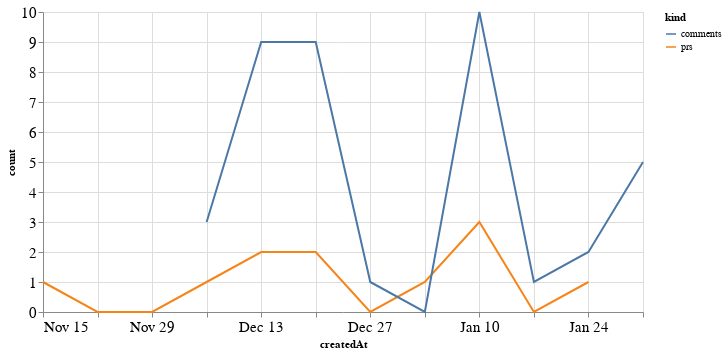

The code cell stored with this chart in its notebook:
### Code cell
alt.Chart(total_time, width=600).mark_line().encode(
    x='createdAt',
    y='count',
    color='kind'
)

### Figure 1 — Vega-Lite specification as saved in the notebook (floating-point values rounded to 4 significant figures)
{"config": {"axisLeft": {"labelFontSize": 15}, "axisBottom": {"labelFontSize": 15}}, "data": {"name": "data-ca6048bf889e855ffa318d34fbb0c5c9"}, "mark": "line", "encoding": {"color": {"type": "nominal", "field": "kind"}, "x": {"type": "temporal", "field": "createdAt"}, "y": {"type": "quantitative", "field": "count"}}, "width": 600, "$schema": "https://vega.github.io/schema/vega-lite/v4.8.1.json", "datasets": {"data-ca6048bf889e855ffa318d34fbb0c5c9": [{"createdAt": "2020-11-15T00:00:00", "kind": "prs", "count": 1.0}, {"createdAt": "2020-11-22T00:00:00", "kind": "prs", "count": 0.0}, {"createdAt": "2020-11-29T00:00:00", "kind": "prs", "count": 0.0}, {"createdAt": "2020-12-06T00:00:00", "kind": "prs", "count": 1.0}, {"createdAt": "2020-12-13T00:00:00", "kind": "prs", "count": 2.0}, {"createdAt": "2020-12-20T00:00:00", "kind": "prs", "count": 2.0}, {"createdAt": "2020-12-27T00:00:00", "kind": "prs", "count": 0.0}, {"createdAt": "2021-01-03T00:00:00", "kind": "prs", "count": 1.0}, {"createdAt": "2021-01-10T00:00:00", "kind": "prs", "count": 3.0}, {"createdAt": "2021-01-17T00:00:00", "kind": "prs", "count": 0.0}, {"createdAt": "2021-01-24T00:00:00", "kind": "prs", "count": 1.0}, {"createdAt": "2021-01-31T00:00:00", "kind": "prs", "count": null}, {"createdAt": "2020-11-15T00:00:00", "kind": "comments", "count": null}, {"createdAt": "2020-11-22T00:00:00", "kind": "comments", "count": null}, {"createdAt": "2020-11-29T00:00:00", "kind": "comments", "count": null}, {"createdAt": "2020-12-06T00:00:00", "kind": "comments", "count": 3.0}, {"createdAt": "2020-12-13T00:00:00", "kind": "comments", "count": 9.0}, {"createdAt": "2020-12-20T00:00:00", "kind": "comments", "count": 9.0}, {"createdAt": "2020-12-27T00:00:00", "kind": "comments", "count": 1.0}, {"createdAt": "2021-01-03T00:00:00", "kind": "comments", "count": 0.0}, {"createdAt": "2021-01-10T00:00:00", "kind": "comments", "count": 10.0}, {"createdAt": "2021-01-17T00:00:00", "kind": "comments", "count": 1.0}, {"createdAt": "2021-01-24T00:00:00", "kind": "comments", "count": 2.0}, {"createdAt": "2021-01-31T00:00:00", "kind": "comments", "count": 5.0}]}}
